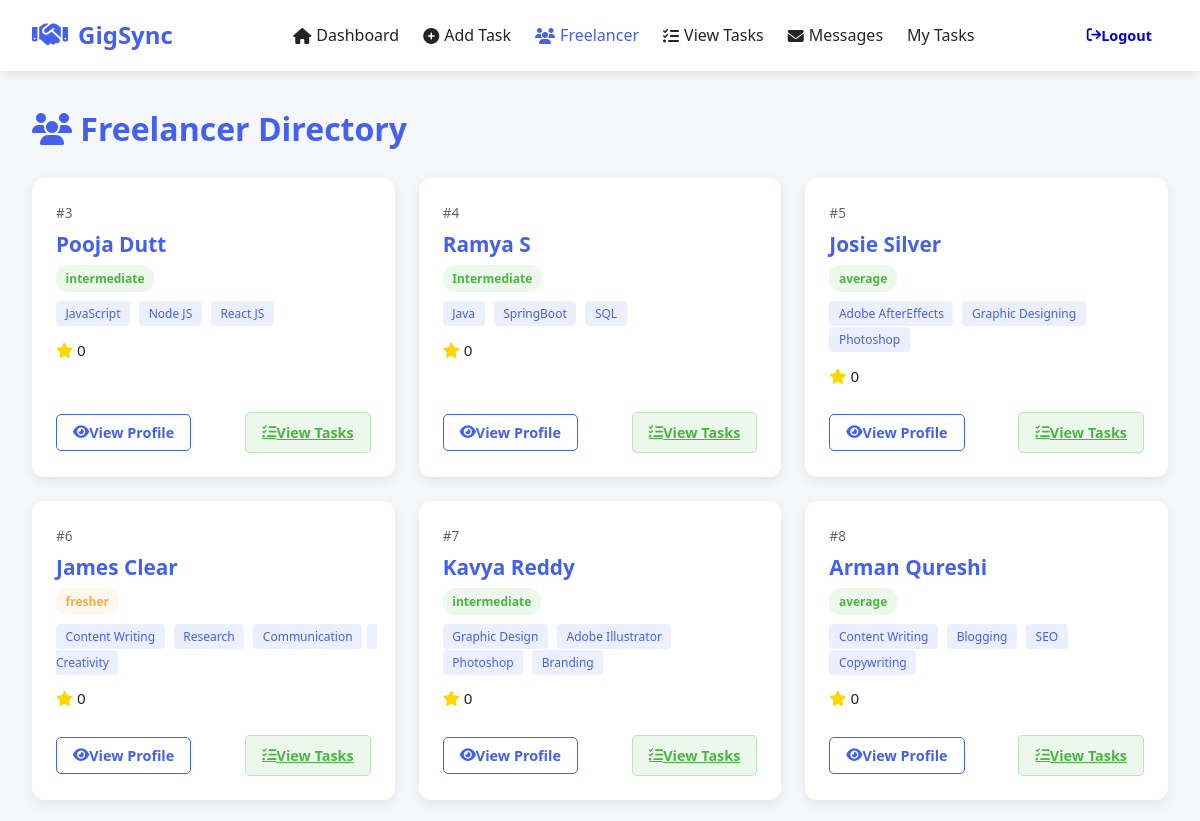
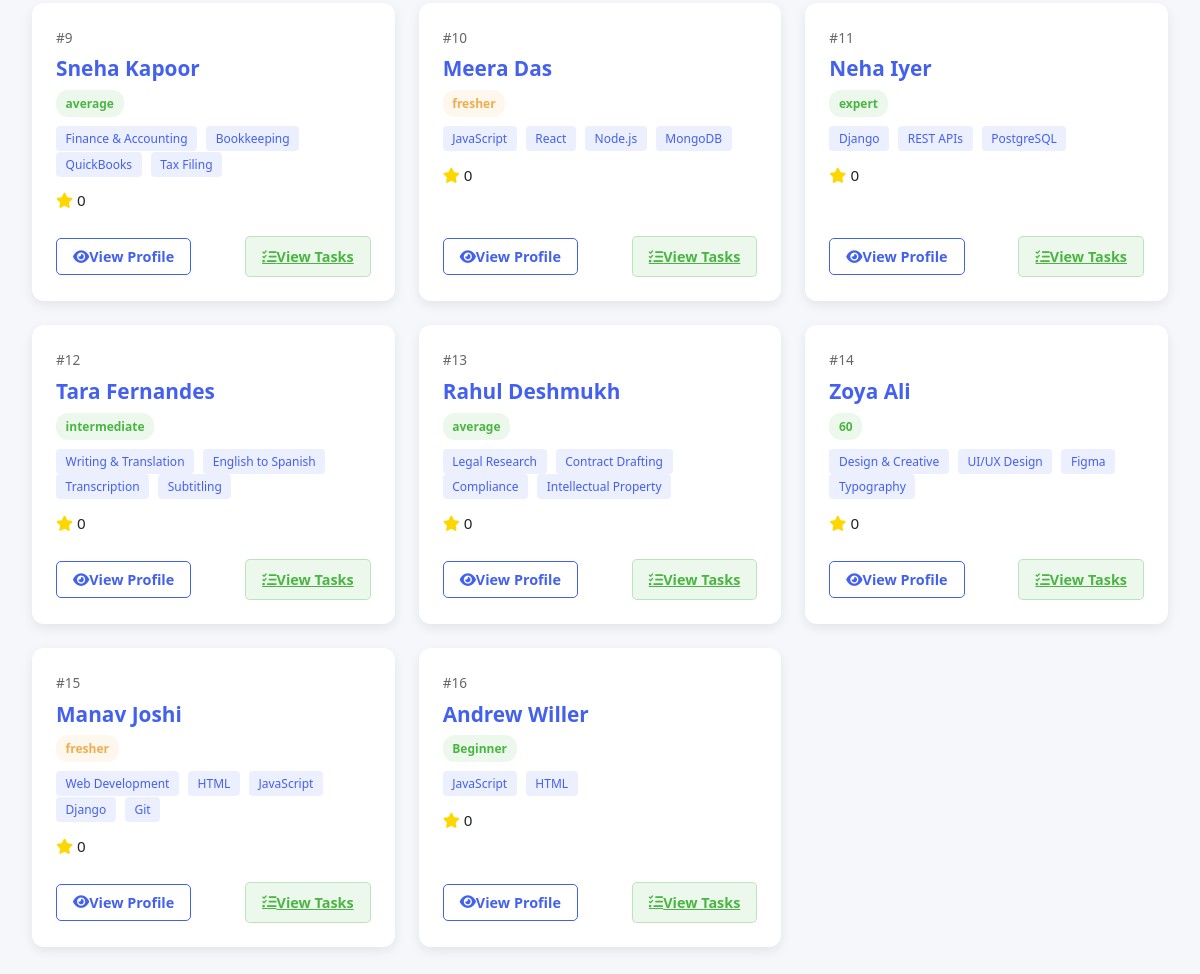
Page /freelancer_list on the committed database (2 pictures, top to bottom).
### tables this page shows
CREATE TABLE freelancers (
        id INTEGER PRIMARY KEY AUTOINCREMENT,
        name TEXT NOT NULL,
        email TEXT UNIQUE NOT NULL,
        skills TEXT,
        password TEXT,
        points TEXT,
        experiance TEXT,
        rating TEXT,
        joined_at TIMESTAMP DEFAULT CURRENT_TIMESTAMP
    );

### app.py (the view)
@app.route('/freelancer_list')
def freelancer_list():
    connection = sqlite3.connect('task_manager.db')
    cursor = connection.cursor()
    cursor.execute('SELECT * FROM freelancers')
    freelancers = cursor.fetchall()
    return render_template('freelancer_list.html', freelancers=freelancers)

### templates/freelancer_list.html (shortened to what this page needs)
<!DOCTYPE html>
<html lang="en">
<head>
    <link rel="stylesheet" href="https://cdnjs.cloudflare.com/ajax/libs/font-awesome/6.4.0/css/all.min.css">
    <link rel="stylesheet" href="{{ url_for('static', filename='css/freelancer_list.css') }}">
</head>
<body>
    <nav class="navbar">
        <a href="{{ url_for('tasks') }}" class="logo">
            <i class="fas fa-handshake"></i> GigSync
        </a>
        <ul class="nav-links">
            <li><a href="/employer_dashboard"><i class="fas fa-home"></i> Dashboard</a></li>
            <li><a href="/tasks"><i class="fas fa-plus-circle"></i>Add Task</a></li>
            <li><a href="/freelancer_list" class="active"><i class="fas fa-users"></i> Freelancer</a></li>
            <li><a href="/view_task"><i class="fas fa-tasks"></i>View Tasks</a></li>
            <li><a href="/messages"><i class="fas fa-envelope"></i> Messages</a></li>
            <li><a href="/my_tasks">My Tasks</a></li>
        </ul>
        <div class="user-profile">
            <a href="/" class="btn btn-primary"><i class="fas fa-sign-out"></i> Logout</a>
        </div>
    </nav>
    <div class="container">
        <h1 style="margin-bottom: 1.5rem; color: var(--primary-color);"><i class="fas fa-users"></i> Freelancer Directory</h1>
        <div class="employee-cards">
            {% for row in freelancers %}
            <div class="employee-card">
                <div>
                    <div class="employee-id">#{{ row[0] }}</div>
                    <div class="employee-name">{{ row[1] }}</div>
                    <div class="badge-experience {% if row[6]|lower == 'fresher' %}badge-fresher{% endif %}">{{ row[6] }}</div>
                    <div class="employee-skills">
                        {% for skill in row[3].split(',') %}
                            <span class="skill-badge">{{ skill }}</span>
                        {% endfor %}
                    </div>
                    <div class="employee-rating">
                        <i class="fas fa-star" style="color: gold;"></i> <span>{{ row[7] }}</span>
                    </div>
                </div>
                <div class="employee-footer">
                    <button onclick="toggleDetails('{{ row[0] }}')" class="btn btn-outline" id="toggle-btn-{{ row[0] }}">
                        <i class="fas fa-eye"></i> View Profile
                    </button>
                    <a href="/employee/tasks/{{ row[0] }}" class="btn btn-success">
                        <i class="fas fa-tasks"></i> View Tasks
                    </a>
                </div>
            </div>
            {% endfor %}
        </div>
    </div>
</body>
</html>

### static/css/freelancer_list.css (style rules this page uses)
:root { --primary-color: #4361ee; --secondary-color: #3f37c9; --accent-color: #4cc9f0; --light-color: #f8f9fa; --dark-color: #212529; --success-color: #4bb543; --warning-color: #f0ad4e; --danger-color: #d9534f; }
* { margin: 0; padding: 0; box-sizing: border-box; font-family: 'Segoe UI', Tahoma, Geneva, Verdana, sans-serif; }
body { background-color: #f5f7fa; color: var(--dark-color); line-height: 1.6; }
.navbar { background-color: white; box-shadow: 0 2px 10px rgba(0, 0, 0, 0.1); padding: 1rem 2rem; position: sticky; top: 0; z-index: 100; display: flex; justify-content: space-between; align-items: center; }
.logo { display: flex; align-items: center; text-decoration: none; color: var(--primary-color); font-weight: 700; font-size: 1.5rem; transition: transform 0.3s ease; }
.logo i { margin-right: 10px; font-size: 1.8rem; }
.nav-links { display: flex; list-style: none; }
.nav-links li { margin-left: 1.5rem; }
.nav-links a { text-decoration: none; color: var(--dark-color); font-weight: 500; transition: color 0.3s ease; display: flex; align-items: center; }
.nav-links a i { margin-right: 5px; }
.active { color: var(--primary-color) !important; }
.user-profile { display: flex; align-items: center; }
.user-profile a { text-decoration: none; }
.container { max-width: 1200px; margin: 2rem auto; padding: 0 2rem; }
.employee-cards { display: grid; grid-template-columns: repeat(auto-fill, minmax(300px, 1fr)); gap: 1.5rem; }
.employee-card { background-color: white; border-radius: 12px; box-shadow: 0 4px 12px rgba(0, 0, 0, 0.08); padding: 1.5rem; transition: all 0.3s ease; display: flex; flex-direction: column; justify-content: space-between; animation: fadeIn 0.5s ease; }
.employee-id { font-size: 0.85rem; color: #666; margin-bottom: 0.25rem; }
.employee-name { font-size: 1.3rem; font-weight: 600; color: var(--primary-color); margin-bottom: 0.25rem; }
.badge-experience { display: inline-block; font-size: 0.75rem; padding: 0.25rem 0.6rem; border-radius: 12px; background-color: rgba(75, 181, 67, 0.1); color: var(--success-color); font-weight: 600; margin-bottom: 0.5rem; }
.badge-fresher { background-color: rgba(240, 173, 78, 0.1); color: var(--warning-color); }
.employee-skills { margin-bottom: 0.75rem; }
.skill-badge { background-color: rgba(67, 97, 238, 0.1); color: var(--primary-color); padding: 0.25rem 0.6rem; border-radius: 4px; font-size: 0.75rem; margin-right: 0.3rem; }
.employee-rating { font-size: 0.95rem; margin-bottom: 0.5rem; }
.employee-footer { margin-top: auto; display: flex; justify-content: space-between; align-items: center; gap: 0.5rem; margin-top: 1rem; }
.btn { padding: 0.5rem 1rem; border-radius: 5px; font-size: 0.9rem; font-weight: 600; cursor: pointer; transition: all 0.3s ease; display: inline-flex; align-items: center; }
.btn-outline { background-color: transparent; border: 1px solid var(--primary-color); color: var(--primary-color); }
.btn-success { background-color: rgba(75, 181, 67, 0.1); color: var(--success-color); border: 1px solid rgba(75, 181, 67, 0.3); }

### rows in the picture
freelancers: id "3", name "Pooja Dutt", experiance "intermediate", skill "JavaScript" "Node JS" "React JS", rating "0"
freelancers: id "4", name "Ramya S", experiance "Intermediate", skill "Java" "SpringBoot" "SQL", rating "0"
freelancers: id "5", name "Josie Silver", experiance "average", skill "Adobe AfterEffects" "Graphic Designing" "Photoshop", rating "0"
freelancers: id "6", name "James Clear", experiance "fresher", skill "Content Writing" "Research" "Communication" "Creativity", rating "0"
freelancers: id "7", name "Kavya Reddy", experiance "intermediate", skill "Graphic Design" "Adobe Illustrator" "Photoshop" "Branding", rating "0"
freelancers: id "8", name "Arman Qureshi", experiance "average", skill "Content Writing" "Blogging" "SEO" "Copywriting", rating "0"
freelancers: id "9", name "Sneha Kapoor", experiance "average", skill "Finance & Accounting" "Bookkeeping" "QuickBooks" "Tax Filing", rating "0"
freelancers: id "10", name "Meera Das", experiance "fresher", skill "JavaScript" "React" "Node.js" "MongoDB", rating "0"
freelancers: id "11", name "Neha Iyer", experiance "expert", skill "Django" "REST APIs" "PostgreSQL", rating "0"
freelancers: id "12", name "Tara Fernandes", experiance "intermediate", skill "Writing & Translation" "English to Spanish" "Transcription" "Subtitling", rating "0"
freelancers: id "13", name "Rahul Deshmukh", experiance "average", skill "Legal Research" "Contract Drafting" "Compliance" "Intellectual Property", rating "0"
freelancers: id "14", name "Zoya Ali", experiance "60", skill "Design & Creative" "UI/UX Design" "Figma" "Typography", rating "0"
freelancers: id "15", name "Manav Joshi", experiance "fresher", skill "Web Development" "HTML" "JavaScript" "Django" "Git", rating "0"
freelancers: id "16", name "Andrew Willer", experiance "Beginner", skill "JavaScript" "HTML", rating "0"
